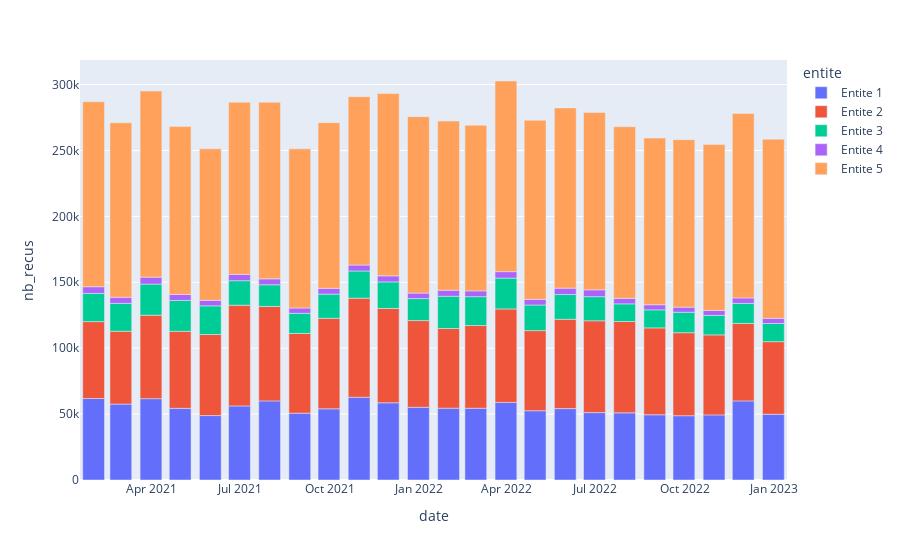

This figure's notebook cell:
### Code cell
fig = px.bar(df_tel.groupby([pd.Grouper(freq = 'm'), 'entite']).agg(nb_recus = ("nb_recus" , "sum")).reset_index(), x='date', y='nb_recus', color="entite")
fig.show()

### Figure 1 — Plotly figure (JSON) as saved in the notebook; plotly's stock layout.template omitted (floating-point values rounded to 4 significant figures)
{"data": [{"alignmentgroup": "True", "hovertemplate": "entite=Entite 1<br>date=%{x}<br>nb_recus=%{y}<extra></extra>", "legendgroup": "Entite 1", "marker": {"color": "#636efa", "pattern": {"shape": ""}}, "name": "Entite 1", "offsetgroup": "Entite 1", "orientation": "v", "showlegend": true, "textposition": "auto", "type": "bar", "x": ["2021-01-31T00:00:00", "2021-02-28T00:00:00", "2021-03-31T00:00:00", "2021-04-30T00:00:00", "2021-05-31T00:00:00", "2021-06-30T00:00:00", "2021-07-31T00:00:00", "2021-08-31T00:00:00", "2021-09-30T00:00:00", "2021-10-31T00:00:00", "2021-11-30T00:00:00", "2021-12-31T00:00:00", "2022-01-31T00:00:00", "2022-02-28T00:00:00", "2022-03-31T00:00:00", "2022-04-30T00:00:00", "2022-05-31T00:00:00", "2022-06-30T00:00:00", "2022-07-31T00:00:00", "2022-08-31T00:00:00", "2022-09-30T00:00:00", "2022-10-31T00:00:00", "2022-11-30T00:00:00", "2022-12-31T00:00:00"], "xaxis": "x", "y": [61811, 57595, 61714, 54363, 48880, 56212, 60020, 50710, 54019, 62763, 58573, 55171, 54487, 54425, 58862, 52555, 54168, 51146, 50938, 49477, 48778, 49385, 60016, 49892], "yaxis": "y"}, {"alignmentgroup": "True", "hovertemplate": "entite=Entite 2<br>date=%{x}<br>nb_recus=%{y}<extra></extra>", "legendgroup": "Entite 2", "marker": {"color": "#EF553B", "pattern": {"shape": ""}}, "name": "Entite 2", "offsetgroup": "Entite 2", "orientation": "v", "showlegend": true, "textposition": "auto", "type": "bar", "x": ["2021-01-31T00:00:00", "2021-02-28T00:00:00", "2021-03-31T00:00:00", "2021-04-30T00:00:00", "2021-05-31T00:00:00", "2021-06-30T00:00:00", "2021-07-31T00:00:00", "2021-08-31T00:00:00", "2021-09-30T00:00:00", "2021-10-31T00:00:00", "2021-11-30T00:00:00", "2021-12-31T00:00:00", "2022-01-31T00:00:00", "2022-02-28T00:00:00", "2022-03-31T00:00:00", "2022-04-30T00:00:00", "2022-05-31T00:00:00", "2022-06-30T00:00:00", "2022-07-31T00:00:00", "2022-08-31T00:00:00", "2022-09-30T00:00:00", "2022-10-31T00:00:00", "2022-11-30T00:00:00", "2022-12-31T00:00:00"], "xaxis": "x", "y": [58342, 55242, 63306, 58427, 61508, 76405, 71645, 60500, 68652, 75209, 71575, 65778, 60450, 62757, 70901, 60781, 67754, 69642, 69301, 65925, 62974, 60693, 58760, 55055], "yaxis": "y"}, {"alignmentgroup": "True", "hovertemplate": "entite=Entite 3<br>date=%{x}<br>nb_recus=%{y}<extra></extra>", "legendgroup": "Entite 3", "marker": {"color": "#00cc96", "pattern": {"shape": ""}}, "name": "Entite 3", "offsetgroup": "Entite 3", "orientation": "v", "showlegend": true, "textposition": "auto", "type": "bar", "x": ["2021-01-31T00:00:00", "2021-02-28T00:00:00", "2021-03-31T00:00:00", "2021-04-30T00:00:00", "2021-05-31T00:00:00", "2021-06-30T00:00:00", "2021-07-31T00:00:00", "2021-08-31T00:00:00", "2021-09-30T00:00:00", "2021-10-31T00:00:00", "2021-11-30T00:00:00", "2021-12-31T00:00:00", "2022-01-31T00:00:00", "2022-02-28T00:00:00", "2022-03-31T00:00:00", "2022-04-30T00:00:00", "2022-05-31T00:00:00", "2022-06-30T00:00:00", "2022-07-31T00:00:00", "2022-08-31T00:00:00", "2022-09-30T00:00:00", "2022-10-31T00:00:00", "2022-11-30T00:00:00", "2022-12-31T00:00:00"], "xaxis": "x", "y": [21380, 21164, 23633, 23414, 21727, 18579, 16456, 15236, 18328, 20577, 20121, 16665, 24452, 21899, 23406, 19434, 18781, 18286, 13378, 13666, 15510, 14774, 15206, 13771], "yaxis": "y"}, {"alignmentgroup": "True", "hovertemplate": "entite=Entite 4<br>date=%{x}<br>nb_recus=%{y}<extra></extra>", "legendgroup": "Entite 4", "marker": {"color": "#ab63fa", "pattern": {"shape": ""}}, "name": "Entite 4", "offsetgroup": "Entite 4", "orientation": "v", "showlegend": true, "textposition": "auto", "type": "bar", "x": ["2021-01-31T00:00:00", "2021-02-28T00:00:00", "2021-03-31T00:00:00", "2021-04-30T00:00:00", "2021-05-31T00:00:00", "2021-06-30T00:00:00", "2021-07-31T00:00:00", "2021-08-31T00:00:00", "2021-09-30T00:00:00", "2021-10-31T00:00:00", "2021-11-30T00:00:00", "2021-12-31T00:00:00", "2022-01-31T00:00:00", "2022-02-28T00:00:00", "2022-03-31T00:00:00", "2022-04-30T00:00:00", "2022-05-31T00:00:00", "2022-06-30T00:00:00", "2022-07-31T00:00:00", "2022-08-31T00:00:00", "2022-09-30T00:00:00", "2022-10-31T00:00:00", "2022-11-30T00:00:00", "2022-12-31T00:00:00"], "xaxis": "x", "y": [5081, 4640, 5217, 4548, 4168, 4784, 4480, 4040, 4436, 4530, 4588, 4185, 4578, 4388, 4878, 4281, 4827, 5206, 4195, 3888, 3865, 3791, 4150, 3967], "yaxis": "y"}, {"alignmentgroup": "True", "hovertemplate": "entite=Entite 5<br>date=%{x}<br>nb_recus=%{y}<extra></extra>", "legendgroup": "Entite 5", "marker": {"color": "#FFA15A", "pattern": {"shape": ""}}, "name": "Entite 5", "offsetgroup": "Entite 5", "orientation": "v", "showlegend": true, "textposition": "auto", "type": "bar", "x": ["2021-01-31T00:00:00", "2021-02-28T00:00:00", "2021-03-31T00:00:00", "2021-04-30T00:00:00", "2021-05-31T00:00:00", "2021-06-30T00:00:00", "2021-07-31T00:00:00", "2021-08-31T00:00:00", "2021-09-30T00:00:00", "2021-10-31T00:00:00", "2021-11-30T00:00:00", "2021-12-31T00:00:00", "2022-01-31T00:00:00", "2022-02-28T00:00:00", "2022-03-31T00:00:00", "2022-04-30T00:00:00", "2022-05-31T00:00:00", "2022-06-30T00:00:00", "2022-07-31T00:00:00", "2022-08-31T00:00:00", "2022-09-30T00:00:00", "2022-10-31T00:00:00", "2022-11-30T00:00:00", "2022-12-31T00:00:00"], "xaxis": "x", "y": [140336, 132313, 141192, 127356, 114969, 130511, 133957, 120754, 125636, 127708, 138281, 133808, 128324, 125655, 144643, 135853, 136733, 134495, 130191, 126478, 127071, 125859, 139946, 135903], "yaxis": "y"}], "layout": {"barmode": "relative", "legend": {"title": {"text": "entite"}, "tracegroupgap": 0}, "margin": {"t": 60}, "xaxis": {"anchor": "y", "domain": [0, 1], "title": {"text": "date"}}, "yaxis": {"anchor": "x", "domain": [0, 1], "title": {"text": "nb_recus"}}}}
